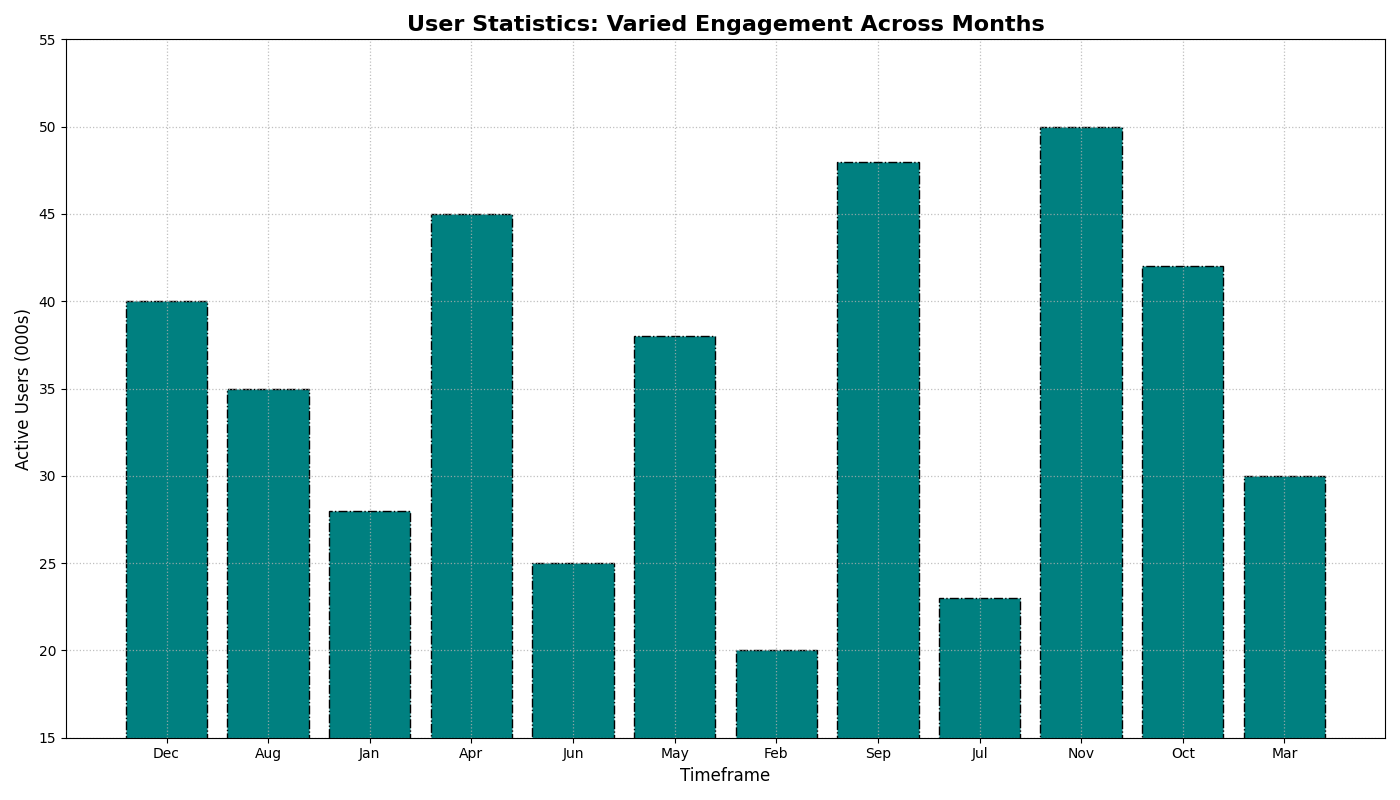

Generate this figure with Python:
import matplotlib.pyplot as plt
import numpy as np

# User data representing monthly active users (in thousands)
months = np.array(['Dec', 'Aug', 'Jan', 'Apr', 'Jun', 'May', 'Feb', 'Sep', 'Jul', 'Nov', 'Oct', 'Mar'])
average_users = np.array([40, 35, 28, 45, 25, 38, 20, 48, 23, 50, 42, 30])

plt.figure(figsize=(14, 8))

plt.bar(months, average_users, color='teal', edgecolor='black', linestyle='-.')

plt.title('User Statistics: Varied Engagement Across Months', fontsize=16, fontweight='bold')
plt.xlabel('Timeframe', fontsize=12)
plt.ylabel('Active Users (000s)', fontsize=12)

plt.ylim(15, 55)
plt.xticks(fontsize=10)
plt.yticks(np.arange(15, 60, 5), fontsize=10)

plt.grid(True, linestyle=':', linewidth=0.9, alpha=0.8)

plt.tight_layout()

plt.show()
